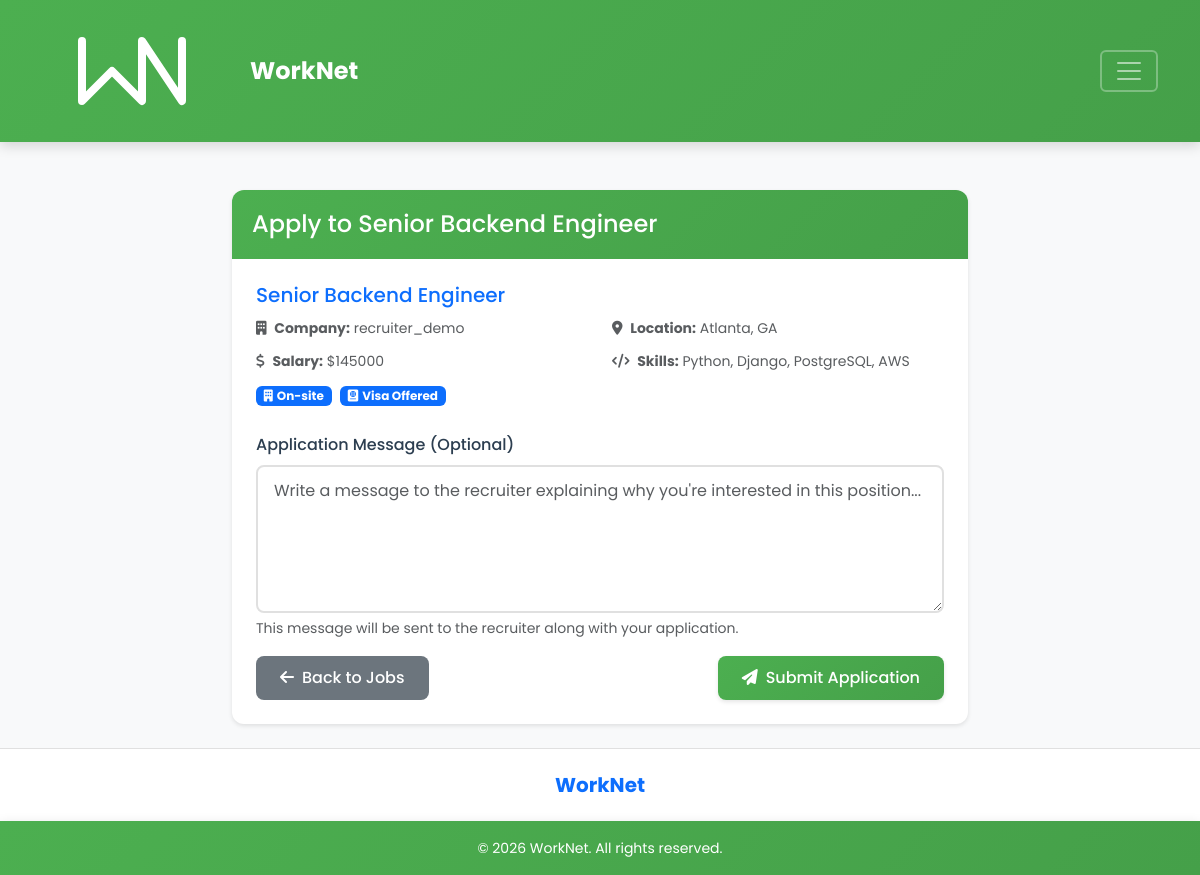
/job_board/apply/29/ (signed in), run on the app's committed database.
### job_board/models.py (models this page shows, shortened)
class JobListing(models.Model):
    STATUS_CHOICES = [
        ('approved', 'Approved'),
        ('rejected', 'Rejected'),
        ('removed', 'Removed'),
    ]
    recruiter = models.ForeignKey(Account, on_delete=models.CASCADE, related_name='listings', limit_choices_to={'account_type': 'recruiter'}, null=True, blank=True)
    title = models.CharField(max_length=200)
    skills = models.CharField(max_length=100)
    location = models.CharField(max_length=100)
    latitude = models.FloatField(null=True, blank=True, help_text='Latitude for map display (auto-geocoded)')
    longitude = models.FloatField(null=True, blank=True, help_text='Longitude for map display (auto-geocoded)')
    salary = models.IntegerField(default=50000)
    is_remote = models.BooleanField(default=False)
    is_visa_offered = models.BooleanField(default=False)
    status = models.CharField(max_length=10, choices=STATUS_CHOICES, default='approved')
    rejection_reason = models.TextField(blank=True)

### accounts/models.py (models this page shows)
class Account(AbstractUser):
    ACCOUNT_TYPES = (
        ('recruiter', 'Recruiter'),
        ('seeker', 'Seeker'),
        ('admin', 'Administrator'),
    )
    account_type = models.CharField(max_length=10, choices=ACCOUNT_TYPES)
    email = models.EmailField(blank=True, null=True, help_text='Email address for the account')
    location = models.CharField(max_length=100, blank=True)
    skills = models.ManyToManyField(Skill, blank=True)
    projects = models.ManyToManyField(Project, blank=True)
    bio = models.TextField(blank=True)
    years_of_experience = models.PositiveIntegerField(default=0)
    is_suspended = models.BooleanField(default=False)
    suspension_reason = models.TextField(blank=True)
    suspension_date = models.DateTimeField(null=True, blank=True)
    profile_visibility = models.CharField(
        max_length=10,
        choices=[('public', 'Public'), ('private', 'Private')],
        default='public',
        help_text='Control overall profile visibility to recruiters'
    )
    hide_location = models.BooleanField(default=False, help_text='Hide location from recruiters')
    hide_skills = models.BooleanField(default=False, help_text='Hide skills from recruiters')
    hide_experience = models.BooleanField(default=False, help_text='Hide years of experience from recruiters')
    hide_projects = models.BooleanField(default=False, help_text='Hide projects from recruiters')

### accounts/views.py (the view)
    def wrapper(request, *args, **kwargs):
        if not request.user.is_authenticated:
            messages.warning(request, 'Please log in first.')
            return redirect('accounts.login')
        if request.user.account_type != 'seeker':
            messages.warning(request, 'This page is only accessible to job seekers.')
            return redirect('home.index')
        return view_func(request, *args, **kwargs)

### accounts/views.py (called while the page is built)
def seeker_required(view_func):
    def wrapper(request, *args, **kwargs):
        if not request.user.is_authenticated:
            messages.warning(request, 'Please log in first.')
            return redirect('accounts.login')
        if request.user.account_type != 'seeker':
            messages.warning(request, 'This page is only accessible to job seekers.')
            return redirect('home.index')
        return view_func(request, *args, **kwargs)
    return wrapper

### job_board/views.py (called while the page is built, shortened)
@login_required
@seeker_required
def apply_to_job(request, job_id):
    job = get_object_or_404(JobListing, id=job_id, status='approved')
    if Application.objects.filter(job_listing=job, seeker=request.user).exists():
        messages.error(request, 'You have already applied to this job.')
        return redirect('job_board.index')
    template_data = {
        'title': f'Apply to {job.title}',
        'job': job,
    }
    return render(request, 'job_board/apply_to_job.html', {'template_data': template_data})

### job_board/templates/job_board/apply_to_job.html (shortened to what this page needs)
{% extends 'base.html' %}
{% block content %}
<div class="container py-4">
  <div class="row justify-content-center">
    <div class="col-md-8">
      <div class="card">
        <div class="card-header">
          <h4 class="mb-0">{{ template_data.title }}</h4>
        </div>
        <div class="card-body">
          <div class="mb-4">
            <h5 class="text-primary">{{ template_data.job.title }}</h5>
            <div class="row">
              <div class="col-md-6">
                <small class="text-muted">
                  <i class="fas fa-building me-1"></i>
                  <strong>Company:</strong> {{ template_data.job.recruiter.username }}
                </small>
              </div>
              <div class="col-md-6">
                <small class="text-muted">
                  <i class="fas fa-map-marker-alt me-1"></i>
                  <strong>Location:</strong> {{ template_data.job.location }}
                </small>
              </div>
            </div>
            <div class="row mt-2">
              <div class="col-md-6">
                <small class="text-muted">
                  <i class="fas fa-dollar-sign me-1"></i>
                  <strong>Salary:</strong> ${{ template_data.job.salary|floatformat:0 }}
                </small>
              </div>
              <div class="col-md-6">
                <small class="text-muted">
                  <i class="fas fa-code me-1"></i>
                  <strong>Skills:</strong> {{ template_data.job.skills }}
                </small>
              </div>
            </div>
            <div class="mt-2">
              {% if template_data.job.is_remote %}
                <span class="badge bg-primary me-1">
                  <i class="fas fa-home me-1"></i>Remote
                </span>
              {% else %}
                <span class="badge bg-primary me-1">
                  <i class="fas fa-building me-1"></i>On-site
                </span>
              {% endif %}
              {% if template_data.job.is_visa_offered %}
                <span class="badge bg-primary">
                  <i class="fas fa-passport me-1"></i>Visa Offered
                </span>
              {% endif %}
            </div>
          </div>
          <form method="post">
            <div class="mb-3">
              <label for="applicationMessage" class="form-label">Application Message (Optional)</label>
              <textarea class="form-control" id="applicationMessage" name="application_message" rows="5"
                        placeholder="Write a message to the recruiter explaining why you're interested in this position..."></textarea>
              <div class="form-text">This message will be sent to the recruiter along with your application.</div>
            </div>
            <div class="d-flex justify-content-between">
              <a href="{% url 'job_board.index' %}" class="btn btn-secondary">
                <i class="fas fa-arrow-left me-2"></i>Back to Jobs
              </a>
              <button type="submit" class="btn btn-success">
                <i class="fas fa-paper-plane me-2"></i>Submit Application
              </button>
            </div>
          </form>
        </div>
      </div>
    </div>
  </div>
</div>
{% endblock content %}

### WorkNet/static/css/style.css (style rules this page uses)
:root { --primary-color: #4CAF50; --primary-dark: #45a049; --primary-light: #66BB6A; --secondary-color: #032c62; --secondary-dark: #021d42; --text-dark: #2c3e50; --text-light: #6c757d; --bg-light: #f8f9fa; --bg-white: #ffffff; --border-color: #e0e0e0; --shadow-sm: 0 2px 4px rgba(0,0,0,0.1); --shadow-md: 0 4px 12px rgba(0,0,0,0.15); --shadow-lg: 0 8px 24px rgba(0,0,0,0.2); --transition: all 0.3s ease; }
body { font-family: 'Poppins', -apple-system, BlinkMacSystemFont, 'Segoe UI', Roboto, sans-serif; color: var(--text-dark); background-color: var(--bg-light); line-height: 1.6; }
.card { border: none; border-radius: 0.75rem; box-shadow: var(--shadow-sm); transition: var(--transition); overflow: hidden; }
.card-header { background: linear-gradient(135deg, var(--primary-color) 0%, var(--primary-dark) 100%); color: white; border: none; padding: 1.25rem; font-weight: 600; }
.card-body { padding: 1.5rem; }
.btn { border-radius: 0.5rem; font-weight: 500; padding: 0.625rem 1.5rem; transition: var(--transition); border: none; }
.btn-primary, .btn-success, .custom-bg.btn { background: linear-gradient(135deg, var(--primary-color) 0%, var(--primary-dark) 100%); color: white; box-shadow: var(--shadow-sm); }
.form-control, .form-select { border-radius: 0.5rem; border: 2px solid var(--border-color); padding: 0.75rem 1rem; transition: var(--transition); }
.form-label { font-weight: 500; color: var(--text-dark); margin-bottom: 0.5rem; }

### data on the page
JobListing: job "Senior Backend Engineer", job.recruiter.username "recruiter_demo", job.location "Atlanta, GA", job.salary "145000", job.skills "Python, Django, PostgreSQL, AWS"

### other printed values
{{ template_data.title }} "Apply to Senior Backend Engineer"
